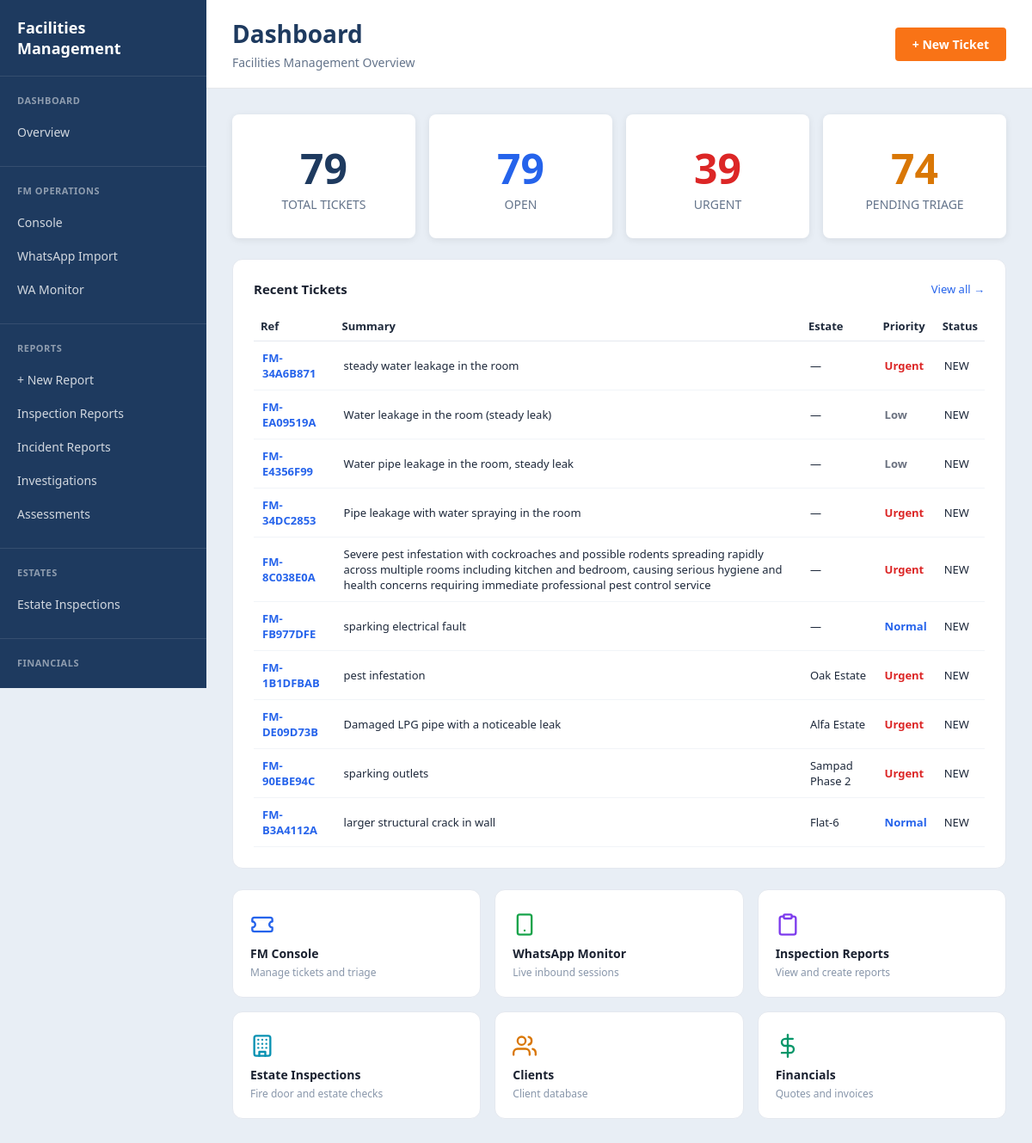
/ops/dashboard, run on an earlier commit of the app's database.
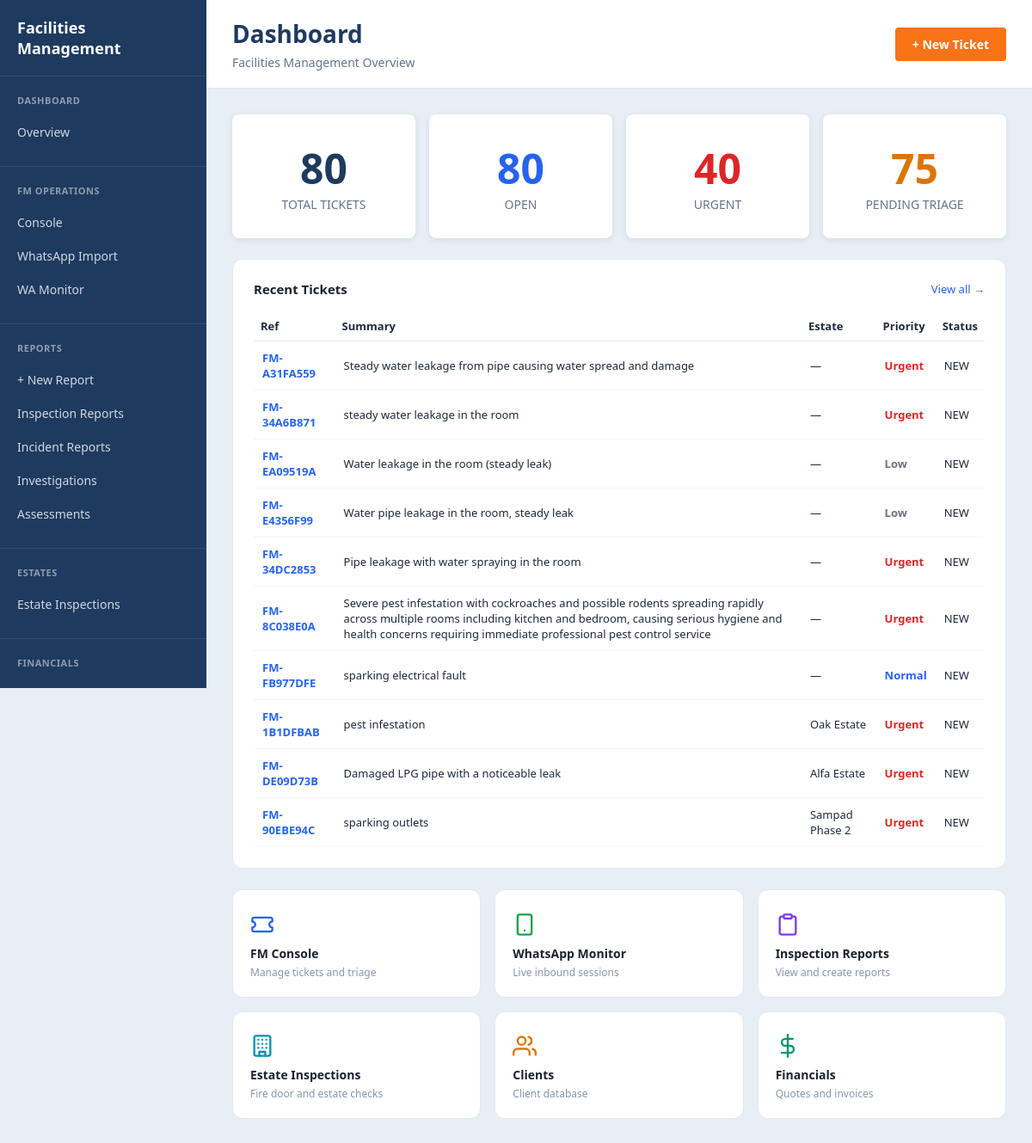
And on a later commit of the database.
### tables this page shows
CREATE TABLE fm_tickets (
    id          INTEGER PRIMARY KEY AUTOINCREMENT,
    ref         TEXT NOT NULL UNIQUE,          -- FM-DDMMYY-XXXXX
    estate      TEXT NOT NULL DEFAULT '',
    unit        TEXT NOT NULL DEFAULT '',
    customer    TEXT NOT NULL DEFAULT '',
    source      TEXT NOT NULL DEFAULT 'webchat'
                    CHECK(source IN ('webchat','whatsapp','whatsapp_json','system','manual')),
    priority    TEXT NOT NULL DEFAULT 'normal'
                    CHECK(priority IN ('urgent','normal','low')),
    category    TEXT NOT NULL DEFAULT 'general'
                    CHECK(category IN ('general','electrical','plumbing','hvac',
                                       'security','carpentry','cleaning','painting','pest_control')),
    status      TEXT NOT NULL DEFAULT 'NEW'
                    CHECK(status IN ('NEW','TRIAGED','ASSIGNED','IN_PROGRESS',
                                     'WAITING_CUSTOMER','BLOCKED','DONE','CANCELLED')),
    assignee    TEXT DEFAULT '',
    summary     TEXT NOT NULL DEFAULT '',
    materials   TEXT DEFAULT '',
    location_note TEXT DEFAULT '',
    created_at  TIMESTAMP DEFAULT CURRENT_TIMESTAMP,
    updated_at  TIMESTAMP DEFAULT CURRENT_TIMESTAMP
);

### app.py (the view)
@app.route('/ops')
@app.route('/ops/dashboard')
def ops_overview():
    conn = get_engine_db()
    total = conn.execute(
        "SELECT COUNT(*) FROM fm_tickets"
    ).fetchone()[0]
    open_tickets = conn.execute("""
        SELECT COUNT(*) FROM fm_tickets
        WHERE status NOT IN ('DONE','CANCELLED')
    """).fetchone()[0]
    urgent = conn.execute("""
        SELECT COUNT(*) FROM fm_tickets
        WHERE priority='urgent'
    """).fetchone()[0]
    pending = conn.execute("""
        SELECT COUNT(*) FROM fm_tickets
        WHERE status='NEW'
    """).fetchone()[0]
    recent = conn.execute("""
        SELECT ref, estate, unit, customer, priority, status, summary, created_at
        FROM fm_tickets
        ORDER BY created_at DESC
        LIMIT 10
    """).fetchall()
    conn.close()
    kpis = {
    "total": total,
    "open": open_tickets,
    "urgent": urgent,
    "pending_triage": pending
    }
    return render_template(
    "dashboard.html",
    kpis=kpis,
    recent_tickets=recent
    )

### app.py (called while the page is built)
def get_engine_db():
    import os
    import sqlite3
    db_path = os.path.join(os.path.dirname(__file__), "engine.db")
    print("DB PATH:", db_path)
    conn = sqlite3.connect(db_path)
    conn.row_factory = sqlite3.Row
    return conn

### templates/dashboard.html (shortened to what this page needs)
{% extends "layouts/app.html" %}
{% block sidebar %}
    {% include 'components/sidebar.html' %}
{% endblock %}
{% block topbar %}
<div class="topbar-title">
    <h1>Dashboard</h1>
    <p>Facilities Management Overview</p>
</div>
<div class="topbar-actions">
    <a href="/fm/dashboard" class="btn btn-primary">+ New Ticket</a>
</div>
{% endblock %}
{% block content %}
<div id="fm-overview-dashboard" style="padding:0;">
<div class="dashboard-grid" style="display:grid;grid-template-columns:repeat(4,1fr);gap:16px;margin-bottom:24px;">
<div class="stat-card">
<div class="stat-value">{{ kpis.total }}</div>
<div class="stat-label">Total Tickets</div>
</div>
<div class="stat-card">
<div class="stat-value" style="color:#2563eb">{{ kpis.open }}</div>
<div class="stat-label">Open</div>
</div>
<div class="stat-card">
<div class="stat-value" style="color:#dc2626">{{ kpis.urgent }}</div>
<div class="stat-label">Urgent</div>
</div>
<div class="stat-card">
<div class="stat-value" style="color:#d97706">{{ kpis.pending_triage }}</div>
<div class="stat-label">Pending Triage</div>
</div>
</div>
    <div style="background:#fff;border:1px solid #e4e8ef;border-radius:12px;padding:24px;">
        <div style="display:flex;align-items:center;justify-content:space-between;margin-bottom:16px;">
            <h2 style="font-size:15px;font-weight:600;color:#1a2130;margin:0;">Recent Tickets</h2>
            <a href="/fm/dashboard" style="font-size:13px;color:#2563eb;text-decoration:none;font-weight:500;">View all →</a>
        </div>
        <div id="recent-tickets-list">
            {% if recent_tickets %}
            <table style="width:100%;border-collapse:collapse;font-size:13px;">
                <thead>
                    <tr style="border-bottom:1px solid #e4e8ef;">
                        <th style="text-align:left;padding:8px;">Ref</th>
                        <th style="text-align:left;padding:8px;">Summary</th>
                        <th style="text-align:left;padding:8px;">Estate</th>
                        <th style="text-align:left;padding:8px;">Priority</th>
                        <th style="text-align:left;padding:8px;">Status</th>
                    </tr>
                </thead>
                <tbody>
                {% for t in recent_tickets %}
                <tr style="border-bottom:1px solid #f1f4f8;">
                <td style="padding:10px;">
                <a href="/fm/ticket/{{ t.ref }}"
                style="color:#2563eb;font-weight:600;text-decoration:none;">
                {{ t.ref }}
                </a>
                </td>
                <td style="padding:10px;">{{ t.summary }}</td>
                <td style="padding:10px;">{{ t.estate or "—" }}</td>
                <td style="padding:10px;">
                <span style="
                color:
                {% if t.priority|lower == 'urgent' %}#dc2626
                {% elif t.priority|lower == 'normal' %}#2563eb
                {% else %}#6b7280
                {% endif %};
                font-weight:600;
                text-transform:capitalize;">
                {{ t.priority }}
                </span>
                </td>
                <td style="padding:10px;text-transform:uppercase;">
                {{ t.status }}
                </td>
                </tr>
                {% endfor %}
                </tbody>
            </table>
            {% else %}
            <p style="color:#8896aa;font-size:13px;text-align:center;padding:32px 0;">
                No tickets found
            </p>
            {% endif %}
        </div>
    </div>
    <div style="display:grid;grid-template-columns:repeat(3,1fr);gap:16px;margin-top:24px;">
        <a href="/fm/dashboard" style="text-decoration:none;">
            <div style="background:#fff;border:1px solid #e4e8ef;border-radius:12px;padding:20px;transition:box-shadow .15s;" onmouseover="this.style.boxShadow='0 2px 8px rgba(0,0,0,.08)'" onmouseout="this.style.boxShadow='none'">
                <div style="font-size:24px;margin-bottom:10px;"></div>
                <div style="font-weight:600;color:#1a2130;font-size:14px;">FM Console</div>
                <div style="color:#8896aa;font-size:12px;margin-top:4px;">Manage tickets and triage</div>
            </div>
        </a>
        <a href="/wa/monitor" style="text-decoration:none;">
            <div style="background:#fff;border:1px solid #e4e8ef;border-radius:12px;padding:20px;transition:box-shadow .15s;" onmouseover="this.style.boxShadow='0 2px 8px rgba(0,0,0,.08)'" onmouseout="this.style.boxShadow='none'">
                <div style="font-size:24px;margin-bottom:10px;"></div>
                <div style="font-weight:600;color:#1a2130;font-size:14px;">WhatsApp Monitor</div>
                <div style="color:#8896aa;font-size:12px;margin-top:4px;">Live inbound sessions</div>
            </div>
        </a>
        <a href="/artefacts?type=engagement" style="text-decoration:none;">
            <div style="background:#fff;border:1px solid #e4e8ef;border-radius:12px;padding:20px;transition:box-shadow .15s;" onmouseover="this.style.boxShadow='0 2px 8px rgba(0,0,0,.08)'" onmouseout="this.style.boxShadow='none'">
                <div style="font-size:24px;margin-bottom:10px;"></div>
                <div style="font-weight:600;color:#1a2130;font-size:14px;">Inspection Reports</div>
                <div style="color:#8896aa;font-size:12px;margin-top:4px;">View and create reports</div>
            </div>
        </a>
        <a href="/fire-door" style="text-decoration:none;">
            <div style="background:#fff;border:1px solid #e4e8ef;border-radius:12px;padding:20px;transition:box-shadow .15s;" onmouseover="this.style.boxShadow='0 2px 8px rgba(0,0,0,.08)'" onmouseout="this.style.boxShadow='none'">
                <div style="font-size:24px;margin-bottom:10px;"></div>
                <div style="font-weight:600;color:#1a2130;font-size:14px;">Estate Inspections</div>
                <div style="color:#8896aa;font-size:12px;margin-top:4px;">Fire door and estate checks</div>
            </div>
        </a>
        <a href="/databases/clients" style="text-decoration:none;">
            <div style="background:#fff;border:1px solid #e4e8ef;border-radius:12px;padding:20px;transition:box-shadow .15s;" onmouseover="this.style.boxShadow='0 2px 8px rgba(0,0,0,.08)'" onmouseout="this.style.boxShadow='none'">
                <div style="font-size:24px;margin-bottom:10px;"></div>
                <div style="font-weight:600;color:#1a2130;font-size:14px;">Clients</div>
                <div style="color:#8896aa;font-size:12px;margin-top:4px;">Client database</div>
            </div>
        </a>
        <a href="/financials/quote" style="text-decoration:none;">
            <div style="background:#fff;border:1px solid #e4e8ef;border-radius:12px;padding:20px;transition:box-shadow .15s;" onmouseover="this.style.boxShadow='0 2px 8px rgba(0,0,0,.08)'" onmouseout="this.style.boxShadow='none'">
                <div style="font-size:24px;margin-bottom:10px;"></div>
                <div style="font-weight:600;color:#1a2130;font-size:14px;">Financials</div>
                <div style="color:#8896aa;font-size:12px;margin-top:4px;">Quotes and invoices</div>
            </div>
        </a>
    </div>
</div>
{% endblock %}

### templates/layouts/app.html (shortened to what this page needs)
<!DOCTYPE html>
<html lang="en">
<head>
    <link rel="stylesheet" href="{{ url_for('static', filename='css/base.css') }}">
    <link rel="stylesheet" href="{{ url_for('static', filename='css/engine.css') }}">
    <link rel="stylesheet" href="{{ url_for('static', filename='css/reports.css') }}">
</head>
<body>
<div class="app-shell">
    <aside class="sidebar">
        {% block sidebar %}{% endblock %}
    </aside>
    <main class="main-content">
        <div class="topbar">
            {% block topbar %}{% endblock %}
        </div>
        <div class="container">
            {% block content %}{% endblock %}
        </div>
    </main>
</div>
</body>
</html>

### templates/components/sidebar.html (shortened to what this page needs)
<div class="sidebar-brand">
    Facilities Management
</div>
<div class="sidebar-section">
    <div class="sidebar-section-title">Dashboard</div>
    <a href="/ops" class="sidebar-link {% if active_nav == 'dashboard' %}active{% endif %}">
        Overview
    </a>
</div>
<div class="sidebar-section">
    <div class="sidebar-section-title">FM Operations</div>
    <a href="/fm/dashboard" class="sidebar-link {% if active_nav == 'fm_dashboard' %}active{% endif %}">
        Console
    </a>
    <a href="/fm/dashboard#import" class="sidebar-link {% if active_nav == 'fm_import' %}active{% endif %}">
        WhatsApp Import
    </a>
    <a href="/wa/monitor" class="sidebar-link {% if active_nav == 'wa_monitor' %}active{% endif %}">
        WA Monitor
    </a>
</div>
<div class="sidebar-section">
    <div class="sidebar-section-title">Reports</div>
    <a href="/artefacts/new" class="sidebar-link {% if active_nav == 'new_artefact' %}active{% endif %}">
        + New Report
    </a>
    <a href="/artefacts?type=engagement" class="sidebar-link {% if active_nav == 'engagements' %}active{% endif %}">
        Inspection Reports
    </a>
    <a href="/artefacts?type=incident" class="sidebar-link {% if active_nav == 'incidents' %}active{% endif %}">
        Incident Reports
    </a>
    <a href="/artefacts?type=investigation" class="sidebar-link {% if active_nav == 'investigations' %}active{% endif %}">
        Investigations
    </a>
    <a href="/artefacts?type=assessment" class="sidebar-link {% if active_nav == 'assessments' %}active{% endif %}">
        Assessments
    </a>
</div>
<div class="sidebar-section">
    <div class="sidebar-section-title">Estates</div>
    <a href="/fire-door" class="sidebar-link {% if active_nav == 'fire_door' %}active{% endif %}">
        Estate Inspections
    </a>
</div>
<div class="sidebar-section">
    <div class="sidebar-section-title">Financials</div>
    <a href="/financials/quote" class="sidebar-link {% if active_nav == 'quote' %}active{% endif %}">
    </a>
</div>

### static/css/base.css (style rules this page uses)
:root { --navy: #1e3a5f; --orange: #f97316; --white: #ffffff; --gray: #f3f4f6; --border: #e5e7eb; --sidebar-width: 240px; }
* { box-sizing: border-box; margin: 0; padding: 0; }
body { font-family: 'Segoe UI', Arial, sans-serif; background: #e8eef5; color: #1e293b; }
.app-shell { display: flex; min-height: 100vh; }
.sidebar { width: var(--sidebar-width); background: var(--navy); color: white; position: fixed; height: 100vh; overflow-y: auto; }
.sidebar-brand { padding: 20px; font-size: 18px; font-weight: 700; border-bottom: 1px solid rgba(255, 255, 255, 0.1); }
.sidebar-section { padding: 20px 0; border-bottom: 1px solid rgba(255, 255, 255, 0.1); }
.sidebar-section-title { padding: 0 20px 10px 20px; font-size: 11px; font-weight: 700; text-transform: uppercase; color: rgba(255, 255, 255, 0.5); letter-spacing: 0.5px; }
.sidebar-link { display: block; padding: 10px 20px; color: rgba(255, 255, 255, 0.8); text-decoration: none; font-size: 14px; transition: all 0.2s; }
.main-content { margin-left: var(--sidebar-width); flex: 1; min-height: 100vh; }
.topbar { background: white; padding: 20px 30px; border-bottom: 1px solid var(--border); display: flex; justify-content: space-between; align-items: center; }
.topbar-title h1 { font-size: 28px; color: var(--navy); margin-bottom: 5px; }
.topbar-title p { font-size: 14px; color: #64748b; }
.topbar-actions { display: flex; gap: 10px; }
.container { max-width: 1400px; padding: 30px; }
.btn { padding: 10px 20px; border: none; border-radius: 4px; cursor: pointer; font-weight: 600; font-size: 14px; text-decoration: none; display: inline-flex; align-items: center; gap: 8px; transition: all 0.2s; }
.btn-primary { background: var(--orange); color: white; }

### static/css/reports.css (style rules this page uses)
.dashboard-grid { display: grid; grid-template-columns: repeat(auto-fit, minmax(200px, 1fr)); gap: 20px; margin-bottom: 40px; }
.stat-card { background: white; border-radius: 8px; padding: 30px; text-align: center; box-shadow: 0 2px 8px rgba(0,0,0,0.08); }
.stat-value { font-size: 48px; font-weight: 700; color: var(--navy); }
.stat-label { font-size: 14px; color: #64748b; text-transform: uppercase; }

### templates/layouts/app.html (style rules this page uses)
.icon { display:inline-block; vertical-align:middle; flex-shrink:0; }

What changed in the data, as far as the page shows it:
no longer on this page (row unchanged): fm_tickets: ref "FM-B3A4112A", summary "larger structural crack in wall", estate "Flat-6", priority "Normal", status "NEW"
added fm_tickets: ref "FM-A31FA559", summary "Steady water leakage from pipe causing water spread and damage", estate "—", priority "Urgent", status "NEW"
Also different on the page:
{{ kpis.total }}: "79" → "80"
{{ kpis.open }}: "79" → "80"
{{ kpis.urgent }}: "39" → "40"
{{ kpis.pending_triage }}: "74" → "75"
